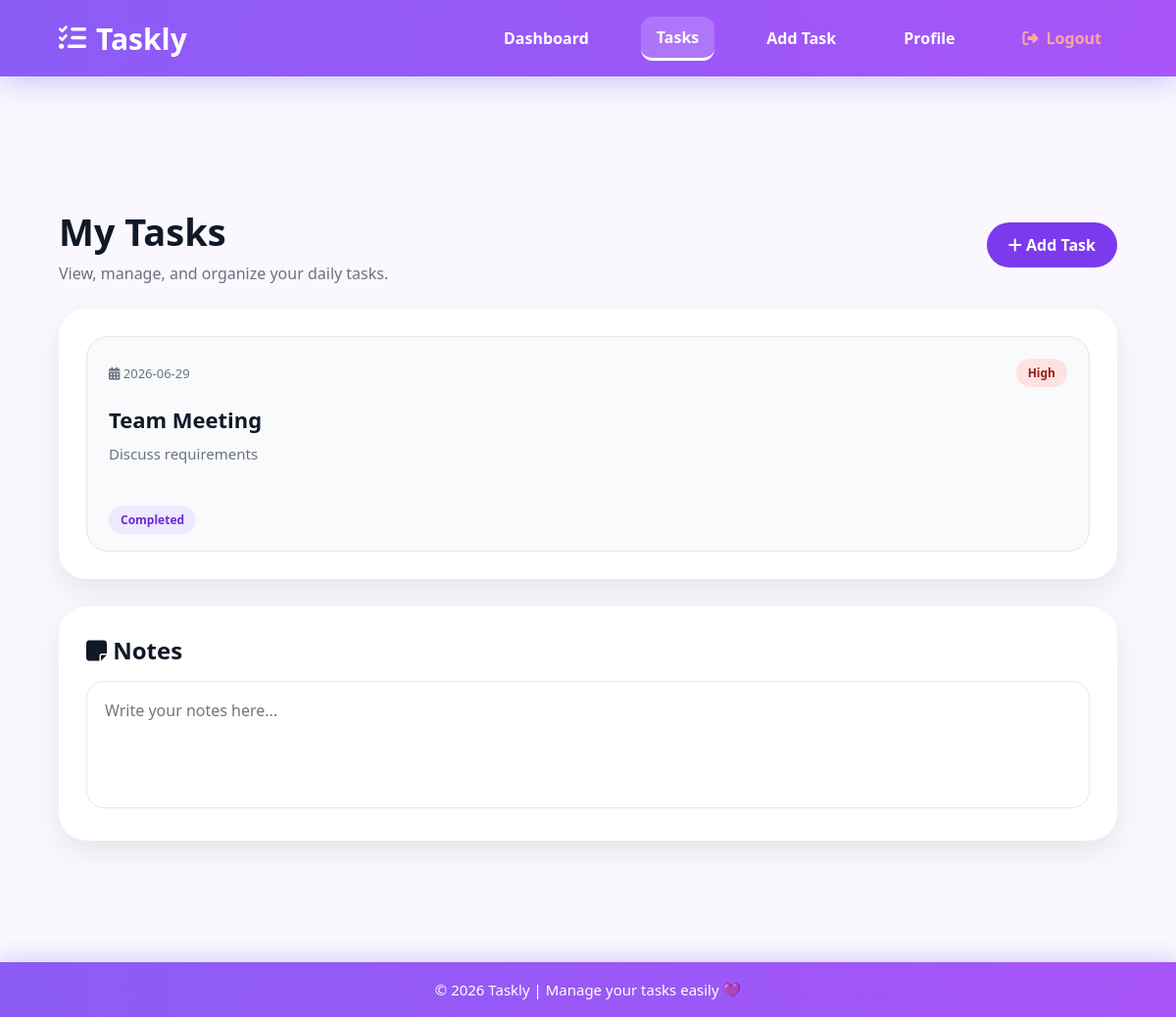
Page /tasks (signed in) on the earlier database version.
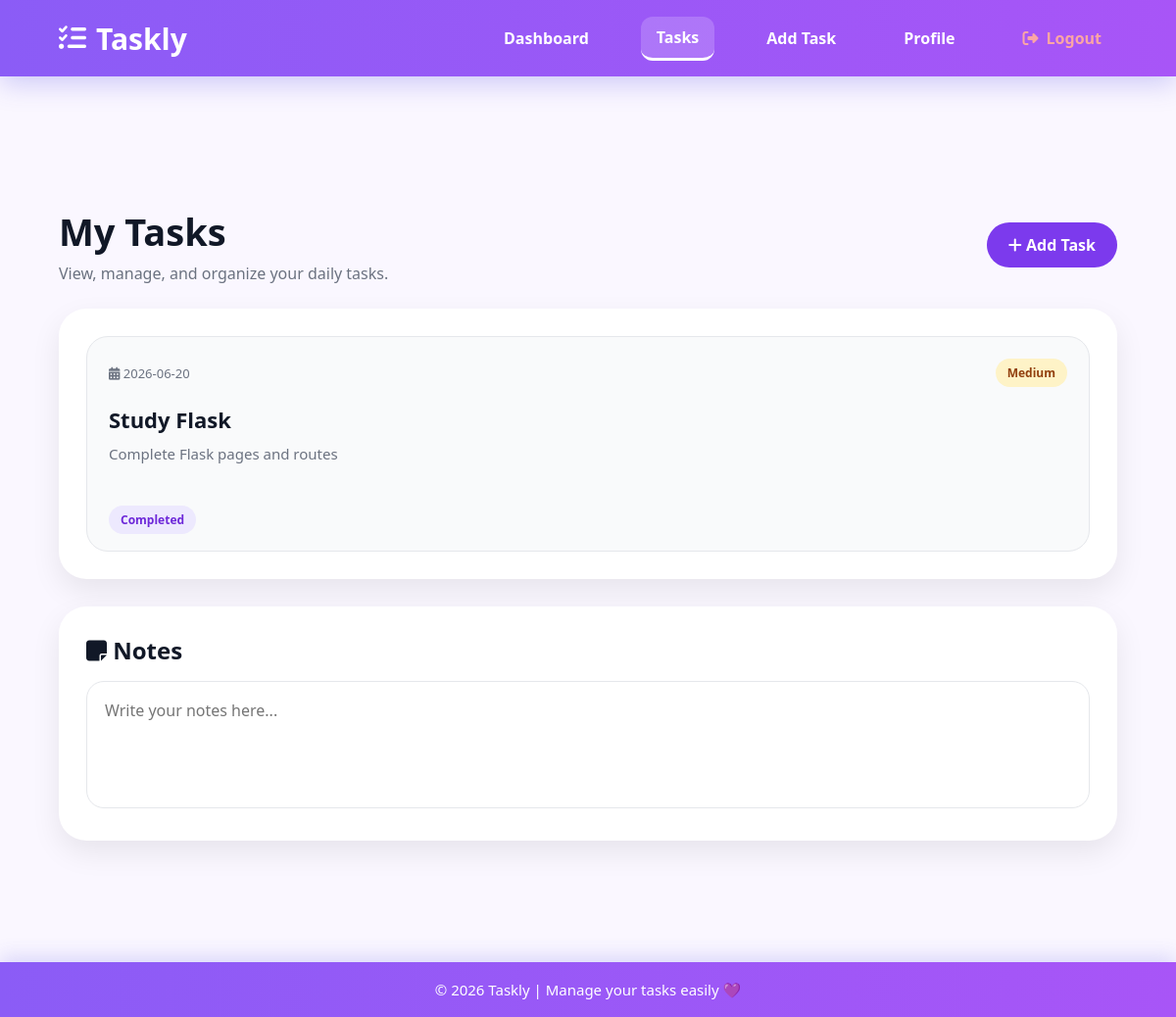
Same page on the later database version.
### tables this page shows
CREATE TABLE tasks (
    id INTEGER PRIMARY KEY AUTOINCREMENT,
    title TEXT NOT NULL,
    description TEXT,
    due_date DATE,
    priority TEXT NOT NULL CHECK(priority IN ('Low', 'Medium', 'High')),
    status TEXT NOT NULL DEFAULT 'In Progress',
    user_id INTEGER NOT NULL,
    FOREIGN KEY (user_id) REFERENCES users(id)
);

### app.py (the view)
@app.route("/tasks")
def tasks():
    if "user_id" not in session:
        return redirect(url_for("login"))
    conn = get_db()
    tasks = conn.execute(
        "SELECT * FROM tasks WHERE user_id = ?",
        (session["user_id"],)
    ).fetchall()
    conn.close()
    return render_template("tasks.html", tasks=tasks)

### app.py (called while the page is built)
def get_db():
    conn = sqlite3.connect("taskly.db")
    conn.row_factory = sqlite3.Row
    return conn

### templates/tasks.html (shortened to what this page needs)
{% extends "layout.html" %}
{% block content %}
<div class="tasks-page">
    <div class="tasks-header">
        <div>
            <h1>My Tasks</h1>
            <p>View, manage, and organize your daily tasks.</p>
        </div>
        <a href="{{ url_for('add_task') }}" class="add-task-btn">
            <i class="fa-solid fa-plus"></i>
            Add Task
        </a>
    </div>
    <div class="tasks-grid">
        {% if tasks %}
            {% for task in tasks %}
            <a href="{{ url_for('task_details', task_id=task['id']) }}" class="task-card-pro">
                <div class="task-card-top">
                    <span class="task-date">
                        <i class="fa-solid fa-calendar-days"></i>
                        {{ task["due_date"] }}
                    </span>
                    <span class="priority-badge {{ task['priority']|lower }}">
                        {{ task["priority"] }}
                    </span>
                </div>
                <h3>{{ task["title"] }}</h3>
                <p>{{ task["description"] }}</p>
                <div class="task-card-bottom">
                    <span class="status-badge">
                        {{ task["status"] }}
                    </span>
                </div>
            </a>
            {% endfor %}
        {% else %}
            <div class="empty-tasks">
                <i class="fa-solid fa-clipboard-list"></i>
                <h3>No tasks yet</h3>
                <p>Add your first task and start organizing your day.</p>
            </div>
        {% endif %}
    </div>
    <div class="notes-card">
        <h2>
            <i class="fa-solid fa-note-sticky"></i>
            Notes
        </h2>
        <textarea placeholder="Write your notes here..."></textarea>
    </div>
</div>
{% endblock %}

Differences in the rows shown:
changed tasks "Completed": due_date "2026-06-29" → "2026-06-20"; priority "High" → "Medium"; title "Team Meeting" → "Study Flask"; description "Discuss requirements" → "Complete Flask pages and routes"
